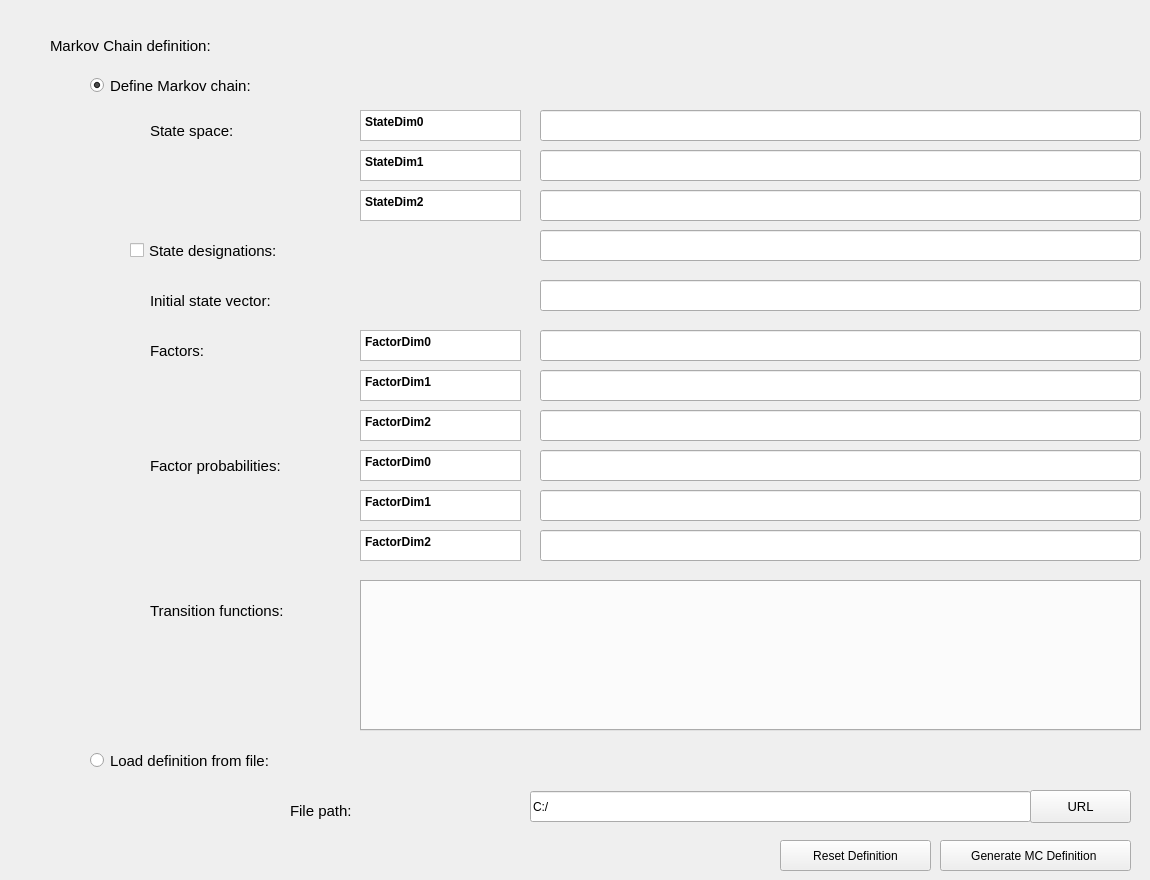
     <widget class="QWidget" name="tab_ForwardApproach">
      <attribute name="title">
       <string>Forward approach</string>
      </attribute>
      <widget class="QLabel" name="la_initialStateVector_fa">
       <property name="geometry">
        <rect>
         <x>150</x>
         <y>280</y>
         <width>221</width>
         <height>41</height>
        </rect>
       </property>
       <property name="font">
        <font>
         <pointsize>11</pointsize>
         <weight>50</weight>
         <bold>false</bold>
        </font>
       </property>
       <property name="text">
        <string>Initial state vector:</string>
       </property>
      </widget>
      <widget class="QLabel" name="la_states_fa">
       <property name="geometry">
        <rect>
         <x>150</x>
         <y>110</y>
         <width>151</width>
         <height>41</height>
        </rect>
       </property>
       <property name="font">
        <font>
         <pointsize>11</pointsize>
         <weight>50</weight>
         <bold>false</bold>
        </font>
       </property>
       <property name="text">
        <string>State space:</string>
       </property>
      </widget>
      <widget class="QLabel" name="la_factors_fa">
       <property name="geometry">
        <rect>
         <x>150</x>
         <y>330</y>
         <width>221</width>
         <height>41</height>
        </rect>
       </property>
       <property name="font">
        <font>
         <pointsize>11</pointsize>
         <weight>50</weight>
         <bold>false</bold>
        </font>
       </property>
       <property name="text">
        <string>Factors:</string>
       </property>
      </widget>
      <widget class="QLabel" name="la_factorProbabilities_fa">
       <property name="geometry">
        <rect>
         <x>150</x>
         <y>440</y>
         <width>221</width>
         <height>51</height>
        </rect>
       </property>
       <property name="font">
        <font>
         <pointsize>11</pointsize>
         <weight>50</weight>
         <bold>false</bold>
        </font>
       </property>
       <property name="text">
        <string>Factor probabilities:</string>
       </property>
      </widget>
      <widget class="QLabel" name="la_transitionFunction">
       <property name="geometry">
        <rect>
         <x>150</x>
         <y>590</y>
         <width>221</width>
         <height>41</height>
        </rect>
       </property>
       <property name="font">
        <font>
         <pointsize>11</pointsize>
         <weight>50</weight>
         <bold>false</bold>
        </font>
       </property>
       <property name="text">
        <string>Transition functions:</string>
       </property>
      </widget>
      <widget class="QLabel" name="la_mcDefinition_fa">
       <property name="geometry">
        <rect>
         <x>50</x>
         <y>30</y>
         <width>291</width>
         <height>31</height>
        </rect>
       </property>
       <property name="font">
        <font>
         <pointsize>11</pointsize>
        </font>
       </property>
       <property name="text">
        <string>Markov Chain definition:</string>
       </property>
      </widget>
      <widget class="QPushButton" name="bu_generateMCbySystem_fa">
       <property name="geometry">
        <rect>
         <x>940</x>
         <y>840</y>
         <width>191</width>
         <height>31</height>
        </rect>
       </property>
       <property name="text">
        <string>Generate MC Definition </string>
       </property>
      </widget>
      <widget class="QRadioButton" name="rb_load_fa">
       <property name="geometry">
        <rect>
         <x>90</x>
         <y>740</y>
         <width>261</width>
         <height>41</height>
        </rect>
       </property>
       <property name="font">
        <font>
         <pointsize>11</pointsize>
         <weight>50</weight>
         <bold>false</bold>
        </font>
       </property>
       <property name="text">
        <string>Load definition from file:</string>
       </property>
      </widget>
      <widget class="QPushButton" name="bu_filePath_fa">
       <property name="geometry">
        <rect>
         <x>1030</x>
         <y>790</y>
         <width>101</width>
         <height>33</height>
        </rect>
       </property>
       <property name="font">
        <font>
         <pointsize>10</pointsize>
        </font>
       </property>
       <property name="text">
        <string>URL</string>
       </property>
      </widget>
      <widget class="QRadioButton" name="rb_defineMC_fa">
       <property name="geometry">
        <rect>
         <x>90</x>
         <y>60</y>
         <width>261</width>
         <height>51</height>
        </rect>
       </property>
       <property name="font">
        <font>
         <pointsize>11</pointsize>
         <weight>50</weight>
         <bold>false</bold>
        </font>
       </property>
       <property name="text">
        <string>Define Markov chain:</string>
       </property>
       <property name="checked">
        <bool>true</bool>
       </property>
      </widget>
      <widget class="QTabWidget" name="tw_transitionFunction">
       <property name="geometry">
        <rect>
         <x>360</x>
         <y>580</y>
         <width>781</width>
         <height>151</height>
        </rect>
       </property>
       <property name="sizePolicy">
        <sizepolicy hsizetype="Expanding" vsizetype="Expanding">
         <horstretch>0</horstretch>
         <verstretch>0</verstretch>
        </sizepolicy>
       </property>
       <property name="font">
        <font>
         <kerning>false</kerning>
        </font>
       </property>
       <property name="currentIndex">
        <number>-1</number>
       </property>
       <property name="elideMode">
        <enum>Qt::ElideRight</enum>
       </property>
       <property name="usesScrollButtons">
        <bool>false</bool>
       </property>
       <property name="documentMode">
        <bool>false</bool>
       </property>
       <property name="tabsClosable">
        <bool>false</bool>
       </property>
       <property name="movable">
        <bool>false</bool>
       </property>
       <property name="tabBarAutoHide">
        <bool>false</bool>
       </property>
      </widget>
      <widget class="QPushButton" name="bu_reset_fa">
       <property name="geometry">
        <rect>
         <x>780</x>
         <y>840</y>
         <width>151</width>
         <height>31</height>
        </rect>
       </property>
       <property name="text">
        <string>Reset Definition</string>
       </property>
      </widget>
      <widget class="QLineEdit" name="te_stateSpace1_fa">
       <property name="geometry">
        <rect>
         <x>540</x>
         <y>110</y>
         <width>601</width>
         <height>31</height>
        </rect>
       </property>
       <property name="font">
        <font>
         <weight>50</weight>
         <bold>false</bold>
        </font>
       </property>
       <property name="text">
        <string/>
       </property>
      </widget>
      <widget class="QLineEdit" name="te_stateDesignations_fa">
       <property name="geometry">
        <rect>
         <x>540</x>
         <y>230</y>
         <width>601</width>
         <height>31</height>
        </rect>
       </property>
       <property name="font">
        <font>
         <weight>50</weight>
         <bold>false</bold>
        </font>
       </property>
       <property name="text">
        <string/>
       </property>
      </widget>
      <widget class="QLineEdit" name="te_initialStateVector_fa">
       <property name="geometry">
        <rect>
         <x>540</x>
         <y>280</y>
         <width>601</width>
         <height>31</height>
        </rect>
       </property>
       <property name="font">
        <font>
         <weight>50</weight>
         <bold>false</bold>
        </font>
       </property>
       <property name="text">
        <string/>
       </property>
      </widget>
      <widget class="QLineEdit" name="te_factors1_fa">
       <property name="geometry">
        <rect>
         <x>540</x>
         <y>330</y>
         <width>601</width>
         <height>31</height>
        </rect>
       </property>
       <property name="font">
        <font>
         <weight>50</weight>
         <bold>false</bold>
        </font>
       </property>
       <property name="text">
        <string/>
       </property>
      </widget>
      <widget class="QLineEdit" name="te_factorsProbabilities1_fa">
       <property name="geometry">
        <rect>
         <x>540</x>
         <y>450</y>
         <width>601</width>
         <height>31</height>
        </rect>
       </property>
       <property name="font">
        <font>
         <weight>50</weight>
         <bold>false</bold>
        </font>
       </property>
       <property name="text">
        <string/>
       </property>
      </widget>
      <widget class="QLineEdit" name="le_filePath_fa">
       <property name="geometry">
        <rect>
         <x>530</x>
         <y>791</y>
         <width>501</width>
         <height>31</height>
        </rect>
       </property>
       <property name="font">
        <font>
         <weight>50</weight>
         <bold>false</bold>
        </font>
       </property>
       <property name="text">
        <string>C:/</string>
       </property>
      </widget>
      <widget class="QLabel" name="la_filePath_fa">
       <property name="geometry">
        <rect>
         <x>290</x>
         <y>790</y>
         <width>211</width>
         <height>41</height>
        </rect>
       </property>
       <property name="font">
        <font>
         <pointsize>11</pointsize>
         <weight>50</weight>
         <bold>false</bold>
        </font>
       </property>
       <property name="text">
        <string>File path:</string>
       </property>
      </widget>
      <widget class="QCheckBox" name="cb_stateDesignations_fa">
       <property name="geometry">
        <rect>
         <x>130</x>
         <y>230</y>
         <width>241</width>
         <height>41</height>
        </rect>
       </property>
       <property name="font">
        <font>
         <pointsize>11</pointsize>
         <weight>50</weight>
         <bold>false</bold>
        </font>
       </property>
       <property name="text">
        <string>State designations:</string>
       </property>
      </widget>
      <widget class="QLineEdit" name="te_factors2_fa">
       <property name="geometry">
        <rect>
         <x>540</x>
         <y>370</y>
         <width>601</width>
         <height>31</height>
        </rect>
       </property>
       <property name="font">
        <font>
         <weight>50</weight>
         <bold>false</bold>
        </font>
       </property>
       <property name="text">
        <string/>
       </property>
      </widget>
      <widget class="QLineEdit" name="te_factorsProbabilities2_fa">
       <property name="geometry">
        <rect>
         <x>540</x>
         <y>490</y>
         <width>601</width>
         <height>31</height>
        </rect>
       </property>
       <property name="font">
        <font>
         <weight>50</weight>
         <bold>false</bold>
        </font>
       </property>
       <property name="text">
        <string/>
       </property>
      </widget>
      <widget class="QLineEdit" name="te_factorsProbabilities3_fa">
       <property name="geometry">
        <rect>
         <x>540</x>
         <y>530</y>
         <width>601</width>
         <height>31</height>
        </rect>
       </property>
       <property name="font">
        <font>
         <weight>50</weight>
         <bold>false</bold>
        </font>
       </property>
       <property name="text">
        <string/>
       </property>
      </widget>
      <widget class="QLineEdit" name="te_factors3_fa">
       <property name="geometry">
        <rect>
         <x>540</x>
         <y>410</y>
         <width>601</width>
         <height>31</height>
        </rect>
       </property>
       <property name="font">
        <font>
         <weight>50</weight>
         <bold>false</bold>
        </font>
       </property>
       <property name="text">
        <string/>
       </property>
      </widget>
      <widget class="QLineEdit" name="te_stateSpace2_fa">
       <property name="geometry">
        <rect>
         <x>540</x>
         <y>150</y>
         <width>601</width>
         <height>31</height>
        </rect>
       </property>
       <property name="font">
        <font>
         <weight>50</weight>
         <bold>false</bold>
        </font>
       </property>
       <property name="text">
        <string/>
       </property>
      </widget>
      <widget class="QLineEdit" name="te_stateSpace3_fa">
       <property name="geometry">
        <rect>
         <x>540</x>
         <y>190</y>
         <width>601</width>
         <height>31</height>
        </rect>
       </property>
       <property name="font">
        <font>
         <weight>50</weight>
         <bold>false</bold>
        </font>
       </property>
       <property name="text">
        <string/>
       </property>
      </widget>
      <widget class="QTextBrowser" name="te_stateDim0">
       <property name="geometry">
        <rect>
         <x>360</x>
         <y>110</y>
         <width>161</width>
         <height>31</height>
        </rect>
       </property>
       <property name="verticalScrollBarPolicy">
        <enum>Qt::ScrollBarAlwaysOff</enum>
       </property>
       <property name="html">
        <string>&lt;!DOCTYPE HTML PUBLIC &quot;-//W3C//DTD HTML 4.0//EN&quot; &quot;http://www.w3.org/TR/REC-html40/strict.dtd&quot;&gt;
&lt;html&gt;&lt;head&gt;&lt;meta name=&quot;qrichtext&quot; content=&quot;1&quot; /&gt;&lt;style type=&quot;text/css&quot;&gt;
p, li { white-space: pre-wrap; }
&lt;/style&gt;&lt;/head&gt;&lt;body style=&quot; font-family:'MS Shell Dlg 2'; font-size:9pt; font-weight:600; font-style:normal;&quot;&gt;
&lt;p style=&quot; margin-top:0px; margin-bottom:0px; margin-left:0px; margin-right:0px; -qt-block-indent:0; text-indent:0px;&quot;&gt;StateDim0&lt;/p&gt;&lt;/body&gt;&lt;/html&gt;</string>
       </property>
       <property name="textInteractionFlags">
        <set>Qt::LinksAccessibleByKeyboard|Qt::LinksAccessibleByMouse|Qt::TextBrowserInteraction|Qt::TextEditable|Qt::TextSelectableByMouse</set>
       </property>
      </widget>
      <widget class="QTextBrowser" name="te_stateDim1">
       <property name="geometry">
        <rect>
         <x>360</x>
         <y>150</y>
         <width>161</width>
         <height>31</height>
        </rect>
       </property>
       <property name="verticalScrollBarPolicy">
        <enum>Qt::ScrollBarAlwaysOff</enum>
       </property>
       <property name="html">
        <string>&lt;!DOCTYPE HTML PUBLIC &quot;-//W3C//DTD HTML 4.0//EN&quot; &quot;http://www.w3.org/TR/REC-html40/strict.dtd&quot;&gt;
&lt;html&gt;&lt;head&gt;&lt;meta name=&quot;qrichtext&quot; content=&quot;1&quot; /&gt;&lt;style type=&quot;text/css&quot;&gt;
p, li { white-space: pre-wrap; }
&lt;/style&gt;&lt;/head&gt;&lt;body style=&quot; font-family:'MS Shell Dlg 2'; font-size:9pt; font-weight:600; font-style:normal;&quot;&gt;
&lt;p style=&quot; margin-top:0px; margin-bottom:0px; margin-left:0px; margin-right:0px; -qt-block-indent:0; text-indent:0px;&quot;&gt;StateDim1&lt;/p&gt;&lt;/body&gt;&lt;/html&gt;</string>
       </property>
       <property name="textInteractionFlags">
        <set>Qt::LinksAccessibleByKeyboard|Qt::LinksAccessibleByMouse|Qt::TextBrowserInteraction|Qt::TextEditable|Qt::TextSelectableByMouse</set>
       </property>
      </widget>
      <widget class="QTextBrowser" name="te_stateDim2">
       <property name="geometry">
        <rect>
         <x>360</x>
         <y>190</y>
         <width>161</width>
         <height>31</height>
        </rect>
       </property>
       <property name="verticalScrollBarPolicy">
        <enum>Qt::ScrollBarAlwaysOff</enum>
       </property>
       <property name="html">
        <string>&lt;!DOCTYPE HTML PUBLIC &quot;-//W3C//DTD HTML 4.0//EN&quot; &quot;http://www.w3.org/TR/REC-html40/strict.dtd&quot;&gt;
&lt;html&gt;&lt;head&gt;&lt;meta name=&quot;qrichtext&quot; content=&quot;1&quot; /&gt;&lt;style type=&quot;text/css&quot;&gt;
p, li { white-space: pre-wrap; }
&lt;/style&gt;&lt;/head&gt;&lt;body style=&quot; font-family:'MS Shell Dlg 2'; font-size:9pt; font-weight:600; font-style:normal;&quot;&gt;
&lt;p style=&quot; margin-top:0px; margin-bottom:0px; margin-left:0px; margin-right:0px; -qt-block-indent:0; text-indent:0px;&quot;&gt;StateDim2&lt;/p&gt;&lt;/body&gt;&lt;/html&gt;</string>
       </property>
       <property name="textInteractionFlags">
        <set>Qt::LinksAccessibleByKeyboard|Qt::LinksAccessibleByMouse|Qt::TextBrowserInteraction|Qt::TextEditable|Qt::TextSelectableByMouse</set>
       </property>
      </widget>
      <widget class="QTextBrowser" name="te_factorDim0">
       <property name="geometry">
        <rect>
         <x>360</x>
         <y>330</y>
         <width>161</width>
         <height>31</height>
        </rect>
       </property>
       <property name="verticalScrollBarPolicy">
        <enum>Qt::ScrollBarAlwaysOff</enum>
       </property>
       <property name="html">
        <string>&lt;!DOCTYPE HTML PUBLIC &quot;-//W3C//DTD HTML 4.0//EN&quot; &quot;http://www.w3.org/TR/REC-html40/strict.dtd&quot;&gt;
&lt;html&gt;&lt;head&gt;&lt;meta name=&quot;qrichtext&quot; content=&quot;1&quot; /&gt;&lt;style type=&quot;text/css&quot;&gt;
p, li { white-space: pre-wrap; }
&lt;/style&gt;&lt;/head&gt;&lt;body style=&quot; font-family:'MS Shell Dlg 2'; font-size:9pt; font-weight:600; font-style:normal;&quot;&gt;
&lt;p style=&quot; margin-top:0px; margin-bottom:0px; margin-left:0px; margin-right:0px; -qt-block-indent:0; text-indent:0px;&quot;&gt;FactorDim0&lt;/p&gt;&lt;/body&gt;&lt;/html&gt;</string>
       </property>
       <property name="textInteractionFlags">
        <set>Qt::LinksAccessibleByKeyboard|Qt::LinksAccessibleByMouse|Qt::TextBrowserInteraction|Qt::TextEditable|Qt::TextSelectableByMouse</set>
       </property>
      </widget>
      <widget class="QTextBrowser" name="te_factorDim1">
       <property name="geometry">
        <rect>
         <x>360</x>
         <y>370</y>
         <width>161</width>
         <height>31</height>
        </rect>
       </property>
       <property name="verticalScrollBarPolicy">
        <enum>Qt::ScrollBarAlwaysOff</enum>
       </property>
       <property name="html">
        <string>&lt;!DOCTYPE HTML PUBLIC &quot;-//W3C//DTD HTML 4.0//EN&quot; &quot;http://www.w3.org/TR/REC-html40/strict.dtd&quot;&gt;
&lt;html&gt;&lt;head&gt;&lt;meta name=&quot;qrichtext&quot; content=&quot;1&quot; /&gt;&lt;style type=&quot;text/css&quot;&gt;
p, li { white-space: pre-wrap; }
&lt;/style&gt;&lt;/head&gt;&lt;body style=&quot; font-family:'MS Shell Dlg 2'; font-size:9pt; font-weight:600; font-style:normal;&quot;&gt;
&lt;p style=&quot; margin-top:0px; margin-bottom:0px; margin-left:0px; margin-right:0px; -qt-block-indent:0; text-indent:0px;&quot;&gt;FactorDim1&lt;/p&gt;&lt;/body&gt;&lt;/html&gt;</string>
       </property>
       <property name="textInteractionFlags">
        <set>Qt::LinksAccessibleByKeyboard|Qt::LinksAccessibleByMouse|Qt::TextBrowserInteraction|Qt::TextEditable|Qt::TextSelectableByMouse</set>
       </property>
      </widget>
      <widget class="QTextBrowser" name="te_factorDim2">
       <property name="geometry">
        <rect>
         <x>360</x>
         <y>410</y>
         <width>161</width>
         <height>31</height>
        </rect>
       </property>
       <property name="verticalScrollBarPolicy">
        <enum>Qt::ScrollBarAlwaysOff</enum>
       </property>
       <property name="html">
        <string>&lt;!DOCTYPE HTML PUBLIC &quot;-//W3C//DTD HTML 4.0//EN&quot; &quot;http://www.w3.org/TR/REC-html40/strict.dtd&quot;&gt;
&lt;html&gt;&lt;head&gt;&lt;meta name=&quot;qrichtext&quot; content=&quot;1&quot; /&gt;&lt;style type=&quot;text/css&quot;&gt;
p, li { white-space: pre-wrap; }
&lt;/style&gt;&lt;/head&gt;&lt;body style=&quot; font-family:'MS Shell Dlg 2'; font-size:9pt; font-weight:600; font-style:normal;&quot;&gt;
&lt;p style=&quot; margin-top:0px; margin-bottom:0px; margin-left:0px; margin-right:0px; -qt-block-indent:0; text-indent:0px;&quot;&gt;FactorDim2&lt;/p&gt;&lt;/body&gt;&lt;/html&gt;</string>
       </property>
       <property name="textInteractionFlags">
        <set>Qt::LinksAccessibleByKeyboard|Qt::LinksAccessibleByMouse|Qt::TextBrowserInteraction|Qt::TextEditable|Qt::TextSelectableByMouse</set>
       </property>
      </widget>
      <widget class="QTextBrowser" name="te_factorDim0_prob">
       <property name="geometry">
        <rect>
         <x>360</x>
         <y>450</y>
         <width>161</width>
         <height>31</height>
        </rect>
       </property>
       <property name="verticalScrollBarPolicy">
        <enum>Qt::ScrollBarAlwaysOff</enum>
       </property>
       <property name="html">
        <string>&lt;!DOCTYPE HTML PUBLIC &quot;-//W3C//DTD HTML 4.0//EN&quot; &quot;http://www.w3.org/TR/REC-html40/strict.dtd&quot;&gt;
&lt;html&gt;&lt;head&gt;&lt;meta name=&quot;qrichtext&quot; content=&quot;1&quot; /&gt;&lt;style type=&quot;text/css&quot;&gt;
p, li { white-space: pre-wrap; }
&lt;/style&gt;&lt;/head&gt;&lt;body style=&quot; font-family:'MS Shell Dlg 2'; font-size:9pt; font-weight:600; font-style:normal;&quot;&gt;
&lt;p style=&quot; margin-top:0px; margin-bottom:0px; margin-left:0px; margin-right:0px; -qt-block-indent:0; text-indent:0px;&quot;&gt;FactorDim0&lt;/p&gt;
&lt;p style=&quot;-qt-paragraph-type:empty; margin-top:0px; margin-bottom:0px; margin-left:0px; margin-right:0px; -qt-block-indent:0; text-indent:0px;&quot;&gt;&lt;br /&gt;&lt;/p&gt;&lt;/body&gt;&lt;/html&gt;</string>
       </property>
       <property name="textInteractionFlags">
        <set>Qt::TextBrowserInteraction</set>
       </property>
      </widget>
      <widget class="QTextBrowser" name="te_factorDim1_prob">
       <property name="geometry">
        <rect>
         <x>360</x>
         <y>490</y>
         <width>161</width>
         <height>31</height>
        </rect>
       </property>
       <property name="verticalScrollBarPolicy">
        <enum>Qt::ScrollBarAlwaysOff</enum>
       </property>
       <property name="html">
        <string>&lt;!DOCTYPE HTML PUBLIC &quot;-//W3C//DTD HTML 4.0//EN&quot; &quot;http://www.w3.org/TR/REC-html40/strict.dtd&quot;&gt;
&lt;html&gt;&lt;head&gt;&lt;meta name=&quot;qrichtext&quot; content=&quot;1&quot; /&gt;&lt;style type=&quot;text/css&quot;&gt;
p, li { white-space: pre-wrap; }
&lt;/style&gt;&lt;/head&gt;&lt;body style=&quot; font-family:'MS Shell Dlg 2'; font-size:9pt; font-weight:600; font-style:normal;&quot;&gt;
&lt;p style=&quot; margin-top:0px; margin-bottom:0px; margin-left:0px; margin-right:0px; -qt-block-indent:0; text-indent:0px;&quot;&gt;FactorDim1&lt;/p&gt;
&lt;p style=&quot;-qt-paragraph-type:empty; margin-top:0px; margin-bottom:0px; margin-left:0px; margin-right:0px; -qt-block-indent:0; text-indent:0px;&quot;&gt;&lt;br /&gt;&lt;/p&gt;&lt;/body&gt;&lt;/html&gt;</string>
       </property>
       <property name="textInteractionFlags">
        <set>Qt::TextBrowserInteraction</set>
       </property>
      </widget>
      <widget class="QTextBrowser" name="te_factorDim2_prob">
       <property name="geometry">
        <rect>
         <x>360</x>
         <y>530</y>
         <width>161</width>
         <height>31</height>
        </rect>
       </property>
       <property name="verticalScrollBarPolicy">
        <enum>Qt::ScrollBarAlwaysOff</enum>
       </property>
       <property name="html">
        <string>&lt;!DOCTYPE HTML PUBLIC &quot;-//W3C//DTD HTML 4.0//EN&quot; &quot;http://www.w3.org/TR/REC-html40/strict.dtd&quot;&gt;
&lt;html&gt;&lt;head&gt;&lt;meta name=&quot;qrichtext&quot; content=&quot;1&quot; /&gt;&lt;style type=&quot;text/css&quot;&gt;
p, li { white-space: pre-wrap; }
&lt;/style&gt;&lt;/head&gt;&lt;body style=&quot; font-family:'MS Shell Dlg 2'; font-size:9pt; font-weight:600; font-style:normal;&quot;&gt;
&lt;p style=&quot; margin-top:0px; margin-bottom:0px; margin-left:0px; margin-right:0px; -qt-block-indent:0; text-indent:0px;&quot;&gt;FactorDim2&lt;/p&gt;
&lt;p style=&quot;-qt-paragraph-type:empty; margin-top:0px; margin-bottom:0px; margin-left:0px; margin-right:0px; -qt-block-indent:0; text-indent:0px;&quot;&gt;&lt;br /&gt;&lt;/p&gt;&lt;/body&gt;&lt;/html&gt;</string>
       </property>
       <property name="textInteractionFlags">
        <set>Qt::TextBrowserInteraction</set>
       </property>
      </widget>
     </widget>
